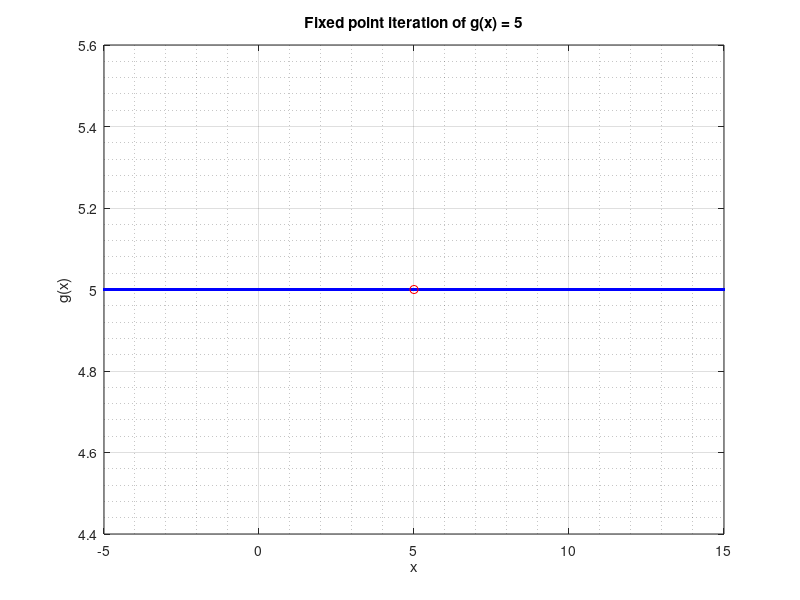

Write MATLAB code to recreate this figure.
% Program to numerically compute root of given non-linear eq. f(x) using Fixed Point Method
clc; clear all;

% INPUTS
equation = input('Enter g(x) [function whose fixed point] : ','s');
% fixed point of g(x) will be root of f(x)
% consider providing equation with .^ and .* so matrix operations can work well.
g = str2func(['@(x)' equation]);
x0 = input('Initial guess x0 : ');
tolerance = input('Tolerance required : ');
maxIterations = input('Max. iterations : ');

gotRoot = 0;
iterationNum = 1 ;
while(iterationNum < maxIterations)
    x1 = g(x0); % point on curve
   
    if abs(x1-x0) < tolerance
        fprintf('Fixed point of g(x) i.e. root of f(x) precise to %d is : %d\n',tolerance,x1);
        fprintf('Iterations required : %d\n',iterationNum);
        gotRoot = 1;
        break
    else
        x0 = x1;    % point on line y = x
        iterationNum = iterationNum + 1;
    end
end

if gotRoot
    % Plot
    figure('Name','Fixed Point','NumberTitle','off','Color','w')
    x = x0-10:0.01:x0+10;
    plot(x,g(x),'b'), grid on, grid minor,
    title(['Fixed point iteration of g(x) = ',equation])
    xlabel('x'), ylabel('g(x)')
    hold on
    plot(x1,g(x1),'ro')
else
    disp('Maximum iterations reached : Could not find root/fixed point.')
end